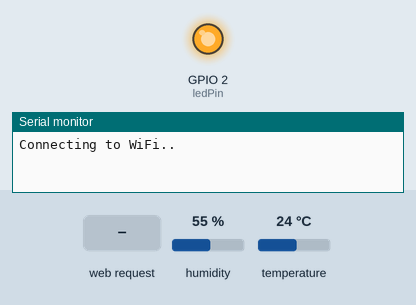
Recording of a sketch running on a simulated ESP32. Shown: output pins drawn as LEDs (lit = HIGH), the last lines printed to the serial monitor. The test bench sets the inputs (shaded band); at power-on: humidity 55 %, temperature 24 °C. WiFi joins after 1.5 s; servers stay silent unless stated.

Above: at 1.9 s.
At 5.0 s:
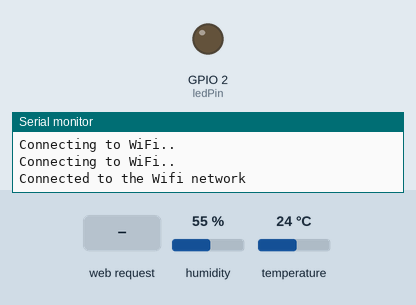
5.1 s: HTTP request GET / received
Timing chart, 0 to 8.1 s (numbered marks = the images above; inputs shaded):
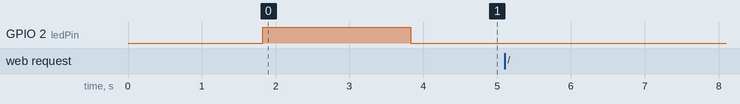

The sketch:

esp32_weather_api.ino
```cpp
#include "WiFi.h"
#include "ArduinoJson.h"
#include "WebServer.h"
#include <AM2320.h>

const char* ssid = "---";
const char* password = "---";
const char* sensorId = "---";
char i = 0;
const int ledPin = 2;
long resetti = 0;

WebServer server(80);

AM2320 th;

StaticJsonDocument<250> jsonDocument;
char buffer[250];

void blink_led(int times)
{
  int j = 0;
  for (j; j < times; j++)
  {
    digitalWrite(ledPin, HIGH);
    delay(2);
    digitalWrite(ledPin, LOW);
    delay(150);
  }
}

bool connect_to_wifi()
{
  if (WiFi.status() == WL_CONNECTED) {
    digitalWrite(ledPin, LOW);
    return true;
  }

  digitalWrite(ledPin, HIGH);
  WiFi.mode(WIFI_STA);
  WiFi.begin(ssid, password);

  int j = 0;
  for (j; j < 60; j++) {
    Serial.println("Connecting to WiFi..");
    if (WiFi.status() == WL_CONNECTED) {
      digitalWrite(ledPin, LOW);
      Serial.println("Connected to the Wifi network");
      return true;
    }
    delay(1000);
  }
  Serial.println("restart");
  ESP.restart();
  return false;
}

void create_json()
{
  jsonDocument.clear();
  jsonDocument["sensorId"] = sensorId;
  jsonDocument["temperature"] = th.getTemperature();
  jsonDocument["humidity"] = th.getHumidity();
  serializeJson(jsonDocument, buffer);
}

void getStatus()
{
  Serial.println("Get Status");
  create_json();
  server.send(200, "application/json", buffer);
  blink_led(3);
}

void setup_routing()
{
  server.on("/", getStatus);
  server.begin();
}

void setup()
{
  pinMode(ledPin, OUTPUT);
  blink_led(12);
  digitalWrite(ledPin, HIGH);
  Serial.begin(9600);
  th.begin();
  connect_to_wifi();
  setup_routing();
}

void loop()
{
  th.measure();
  server.handleClient();
  delay(100);
  if (i++ > 100)
  {
    i = 0;
    Serial.println(th.getTemperature());
    Serial.println(WiFi.localIP());
    connect_to_wifi();
    blink_led(1);
  }

  if (resetti++ > 36000)
  {
    resetti = 0;
    Serial.println("restart");
    ESP.restart();
  }
}
```
